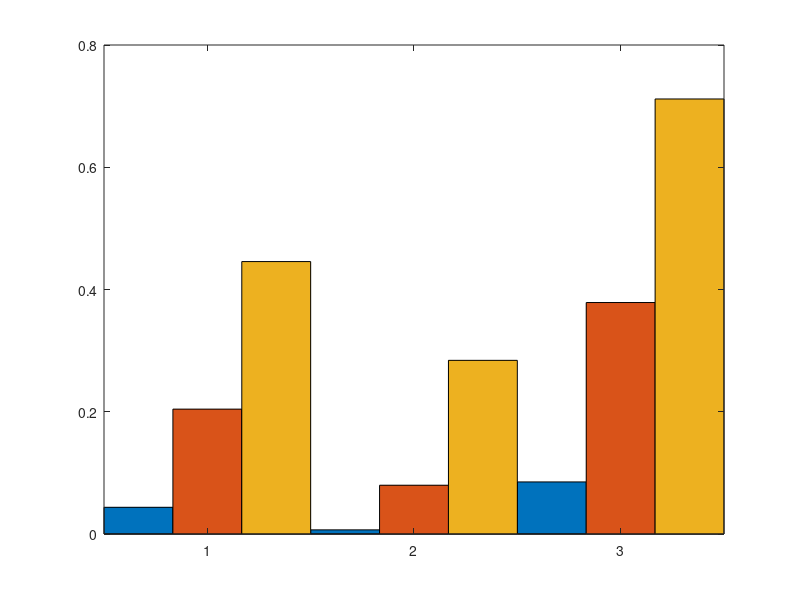

This chart was generated by the following MATLAB code: (Note: this script raises an error after producing the figure.)
%% Comp with cassel New
clc;clear all; close all


%% Exp 1

fig1=figure;
load('res_exp2_sh.mat');
load('res_exp2_sr.mat');
load('res_exp2_uni.mat');

sh = res_exp2_sh;
sr = res_exp2_sr;
us = res_exp2_uni;

bh = bar([sh; sr; us],1);

bh(1).FaceColor = "#7E2F8E";
bh(2).FaceColor = "#77AC30";
bh(3).FaceColor = "#4DBEEE";
grid;

Exp = {'$\texttt{SHSR}$', '$\texttt{SuRSR}$', 'Uniform'};
xticks(1:numel(Exp)); % Setting x-axis ticks
xticklabels(Exp); % Setting x-axis labels
 

extraInputs = {'interpreter','latex','fontsize',15};
ylabel('Probability of Error - $e_n$',extraInputs{:});
lgd = legend('$K=16$','$K=32$', '$K=64$','Interpreter','latex','location','northwest');
ax=gca;
ax.FontSize = 25;
lgd.FontSize = 22;
pbaspect([1 0.8 1]);
ax.TickLabelInterpreter = "latex";
title('Experiment 2','interpreter','latex')
% ylim([0 1])
